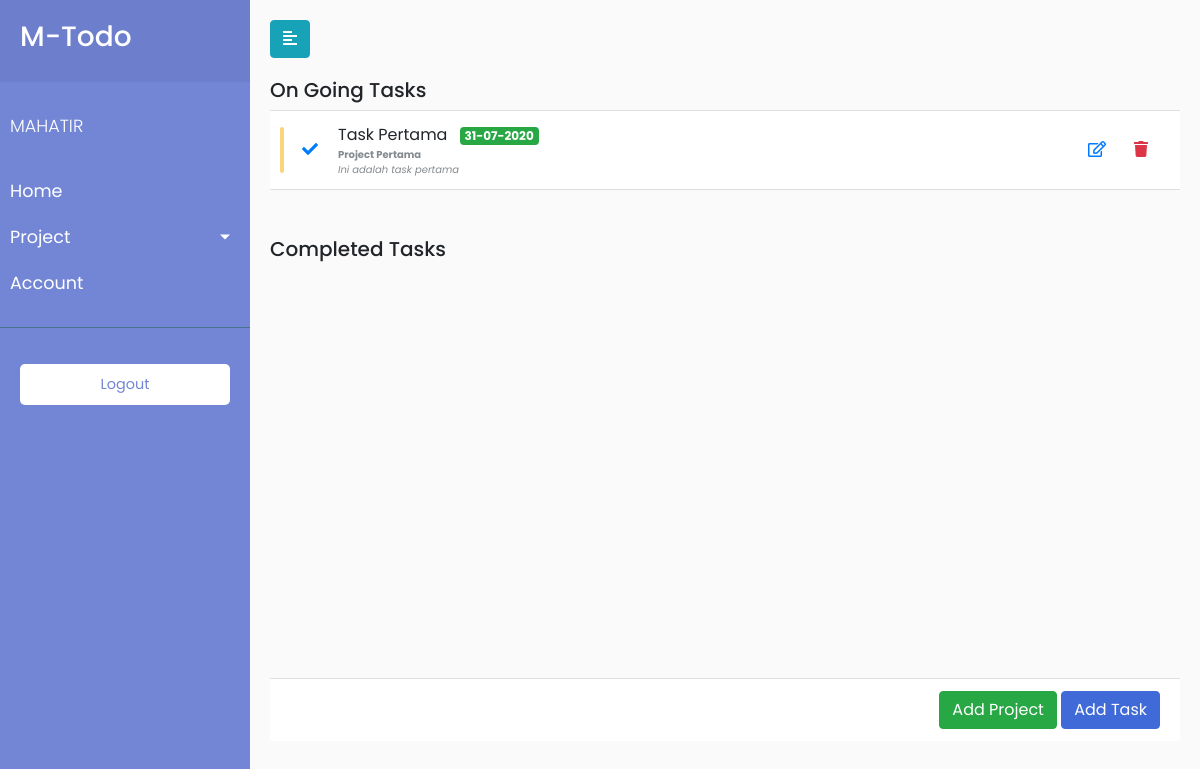
Page / (signed in) on the earlier database version.
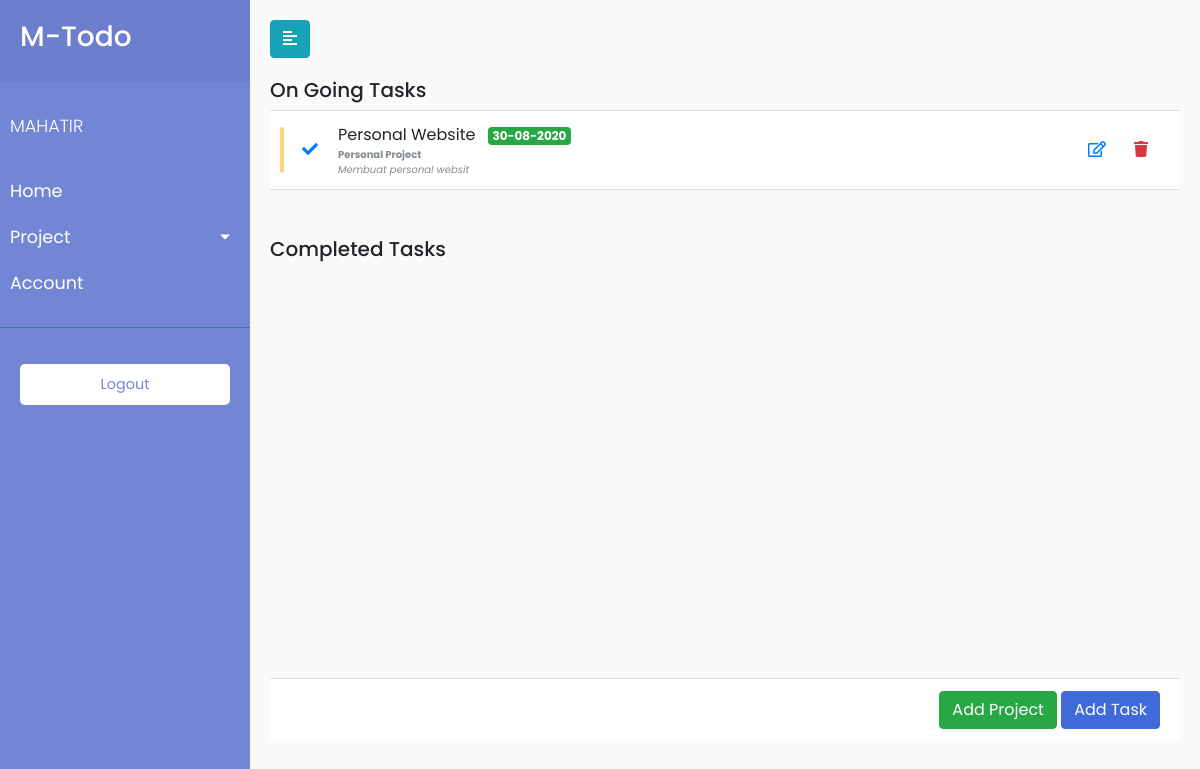
Same page on the later database version.
### todaApp/models.py (models this page shows, shortened)
class Task(db.Model):
    __tablename__ = 'tasks'
    id = db.Column(db.Integer, primary_key=True)
    title = db.Column(db.String(200), nullable=False)
    description = db.Column(db.String(300))
    due_date = db.Column(db.DateTime, nullable=False, default=datetime.utcnow)
    completed = db.Column(db.Boolean, default=False)
    project = db.Column(db.Integer, db.ForeignKey('projects.id'))
    user = db.Column(db.Integer, db.ForeignKey('user.id'))

class Project(db.Model):
    __tablename__ = 'projects'
    id = db.Column(db.Integer, primary_key=True)
    title = db.Column(db.String(200), nullable=False)
    description = db.Column(db.String(300))
    due_date = db.Column(db.DateTime, nullable=False, default=datetime.utcnow)
    completed = db.Column(db.Boolean, default=False)
    user = db.Column(db.Integer, db.ForeignKey('user.id'))
    task = db.relationship('Task', backref='task', lazy=True, cascade="all, delete, delete-orphan")

### todaApp/routes.py (the view)
@app.route("/")
@login_required
def home():
    tasks= Task.query.filter_by(completed=False, user=current_user.id).order_by(Task.due_date).all()
    tasks_complete = Task.query.filter_by(completed=True, user=current_user.id).order_by(Task.due_date).all()
    projects = Project.query.filter_by(user=current_user.id).all()
    return render_template('home.html', tasks=tasks, projects=projects, tasks_complete=tasks_complete)

### todaApp/models.py (called while the page is built)
@login_manager.user_loader
def load_user(user_id):
    return User.query.get(int(user_id))

### todaApp/templates/home.html (shortened to what this page needs)
{% extends 'layout.html'%}
{% block content %}
<div class="wrapper">
    {% include 'sidebar.html' %}
    <div id="content">
        <div class="toggler">
            <button type="button" id="sidebarCollapse" class="btn btn-info">
                <i class="fas fa-align-left"></i>
            </button>
        </div>
        <div class="task-content">
            <div class="scroll-area-sm">
                <perfect-scrollbar class="ps-show-limits">
                    <div style="position: static;" class="ps ps--active-y">
                        <div class="ps-content">
                            <h5>On Going Tasks</h5>
                            <ul class=" list-group list-group-flush">
                                {% for task in tasks %}
                                <li class="list-group-item">
                                    <div class="todo-indicator bg-warning"></div>
                                    <div class="widget-content p-0">
                                        <div class="widget-content-wrapper">
                                            <div class="widget-content-left mr-2">
                                                <button class="border-0 btn-transition btn btn-outline-primary">
                                                    <a href="{{ url_for('complete_task', todo_id=task.id) }}">
                                                        <i class="fa fa-check"></i>
                                                    </a>
                                                </button>
                                            </div>
                                            <div class="widget-content-left">
                                                <div class="widget-heading">{{task.title}} <div
                                                        class="badge badge-success ml-2">
                                                        {{task.due_date.strftime('%d-%m-%Y')}}</div>
                                                </div>
                                                <div class="widget-subheading">
                                                    <a href="{{url_for('update_project', project_id=task.project)}}"><strong>{{ task.task.title}}</strong></a> <br>
                                                    <i>{{task.description}}</i>
                                                </div>
                                            </div>
                                            <div class="widget-content-right">
                                                <button class="border-0 btn-transition btn btn-outline-primary">
                                                    <a href="{{ url_for('update_task', todo_id=task.id) }}"><i
                                                            class="far fa-edit"></i></a>
                                                </button>
                                                <button class="border-0 btn-transition btn btn-outline-danger">
                                                    <a href="{{ url_for('delete_task', todo_id=task.id) }}"><i
                                                            class="fa fa-trash"></i> </a>
                                                </button>
                                            </div>
                                        </div>
                                    </div>
                                </li>
                                {% endfor %}
                            </ul>
                            <br>
                            <br>
                            <h5>Completed Tasks</h5>
                        </div>
                    </div>
                </perfect-scrollbar>
            </div>
            <div class="d-block text-right card-footer">
                <a href="{{url_for('newProject')}}"> <button class="btn btn-success">Add Project</button></a>
                <a href="{{url_for('newTask')}}"><button class="btn btn-primary">Add Task</button></a>
            </div>
        </div>
    </div>
</div>
{% endblock content%}

Differences in the rows shown:
removed Task: title "Task Pertama", due_date "31-07-2020", task "Project Pertama", description "Ini adalah task pertama"
added Task: title "Personal Website", due_date "30-08-2020", task "Personal Project", description "Membuat personal websit"
